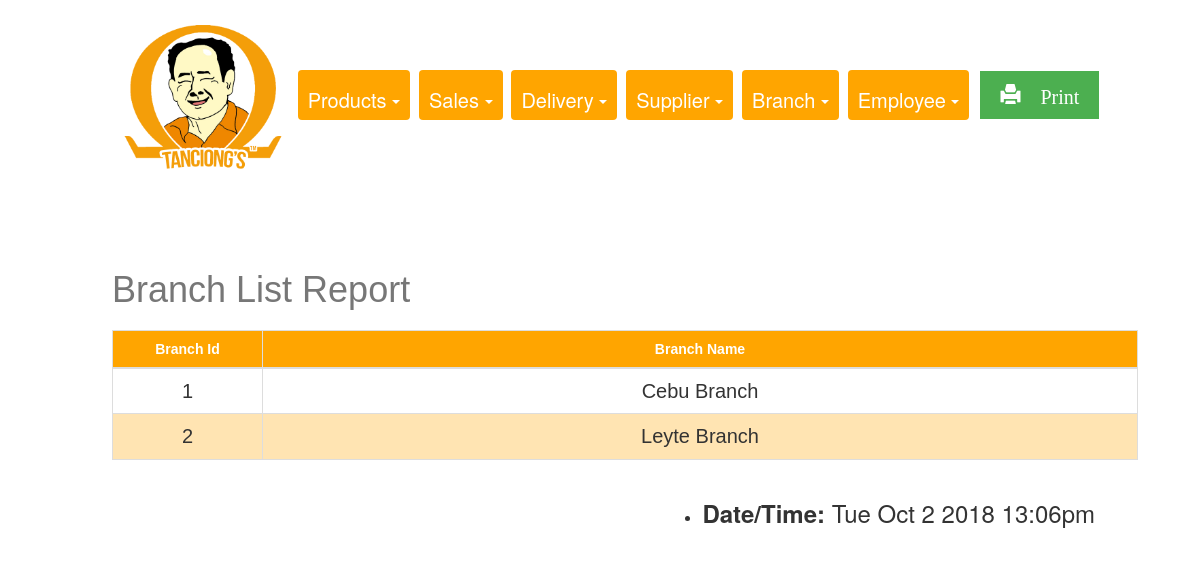
The app's page /Final_Tanciongs/REPORTS/branchList.php with its own data.
### tables this page shows
CREATE TABLE `branch` (
  `branch_id` int(11) NOT NULL,
  `branch_name` varchar(50) DEFAULT NULL
);

### Final_Tanciongs/REPORTS/branchList.php (the view, shortened to what this page needs)
<!DOCTYPE html>
<html>
<head>
  <link rel="stylesheet" href="https://maxcdn.bootstrapcdn.com/bootstrap/3.3.7/css/bootstrap.min.css">
  <link rel="stylesheet" type="text/css" href="report.css">
</head>
<body>
<center>
<div class="container-fluid1">
<div class= "choices">
<img class="img1" src="pic.png">
<div class="btn-group">
  <a class="btn dropdown-toggle" data-toggle="dropdown">
   Products
    <span class="caret"></span>
  </a>
</div>
<div class="btn-group">
  <a class="btn dropdown-toggle" data-toggle="dropdown">
    Sales
    <span class="caret"></span>
  </a>
</div>
<div class="btn-group">
  <a class="btn dropdown-toggle" data-toggle="dropdown">
   Delivery
    <span class="caret"></span>
  </a>
</div>
<div class="btn-group">
  <a class="btn dropdown-toggle" data-toggle="dropdown">
   Supplier
    <span class="caret"></span>
  </a>
</div>
<div class="btn-group">
  <a class="btn dropdown-toggle" data-toggle="dropdown">
 Branch
    <span class="caret"></span>
  </a>
</div>
<div class="btn-group">
  <a class="btn dropdown-toggle" data-toggle="dropdown">
   Employee
    <span class="caret"></span>
  </a>
</div>
<div class="btn-group">
  <a class="button" href="branchPrint.php"  target="_blank"><span class="glyphicon glyphicon-print"> Print</span>
  </a>
</div>
</div>
<div class="container">
<?php
                    require_once 'connection.php'; ?>
                    <br><br><br>
                    <?php
                    $sql = "SELECT * FROM branch
                    ORDER BY branch_id ASC";
                    if($result = mysqli_query($conn, $sql)){
                        if(mysqli_num_rows($result) > 0){
                            echo "<center><table class='table'></center>";
                                echo "<thead>";
                                echo "<caption><h1>Branch List Report</h1></caption>";
                                    echo "<tr style='width: 100px;'>";
                                        echo "<th style='width: 150px;'>Branch Id</th>";
                                        echo "<th>Branch Name</th>";
                                    echo "</tr>";
                                echo "</thead>";
                                echo "<tbody>";
                                while($row = mysqli_fetch_assoc($result)){
                                    echo "<tr>";
                                        echo "<td> ", "<center>". $row['branch_id'] . "</center>", "</td>";
                                        echo "<td> ","<center>". $row['branch_name'] . "</center>","</td>";
                                    echo "</tr>";
                                }
                                echo "</tbody>";
                        } else{
                            echo "<p class='lead'><em>No records were found.</em></p>";
                        }
                    } else{
                        echo "ERROR: Could not able to execute $sql. " . mysqli_error($conn);
                    }
                    ?>
            <ul class=date>
     <li><h3><b>Date/Time: </b><span id="date"></h3></li>
</ul>
</div>
</div>
</center>
</body>
</html>

### Final_Tanciongs/REPORTS/report.css (style rules this page uses)
body { padding-left: 20px; padding-bottom: 30px; padding-top: 0px; }
.container-fluid1 { padding: 5px 20px; padding-top: 10px; }
.btn-group { padding-left: 5px; padding-right: 0px; padding-top: 15px; padding-bottom:15px; }
.btn { background-color: orange; color: white; padding-top: 16px; padding-left: 16px; padding-right: 10px; font-size: 20px; border: none; padding-left: 10px; }
.img1 { width: 170px; }
.table { font-family: "Trebuchet MS", Arial, Helvetica, sans-serif; border-collapse: collapse; margin-left: auto; margin-right: auto; width: 90%; }
.table td, .table th { border: 1px solid #ddd; padding-left: 12px; padding-right: 12px; padding-bottom: 5px; padding-top:12px; font-size: 20px; }
.table tr:nth-child(even) { background-color: #ffe4b2; }
.table th { padding-top: 20px; padding-bottom: 20px; padding-right: 12px; padding-left: 12px; text-align: center; background-color:#ffa500; color: white; font-size: 14px; }
.date { float: right; padding-right:100px; padding-bottom: 0px; font-size: 14px; }
h1 { padding-top: 2px; padding-bottom: 2px; }
.button { background-color: #4CAF50; border: none; color: white; padding-top: 10px; padding-bottom: 10px; padding-right: 20px; padding-left: 20px; text-align: center; text-decoration: none; display: inline-block; font-size: 20px; margin: 4px 2px; cursor: pointer; }

### records on screen
branch: branch_id "1", branch_name "Cebu Branch"
branch: branch_id "2", branch_name "Leyte Branch"
